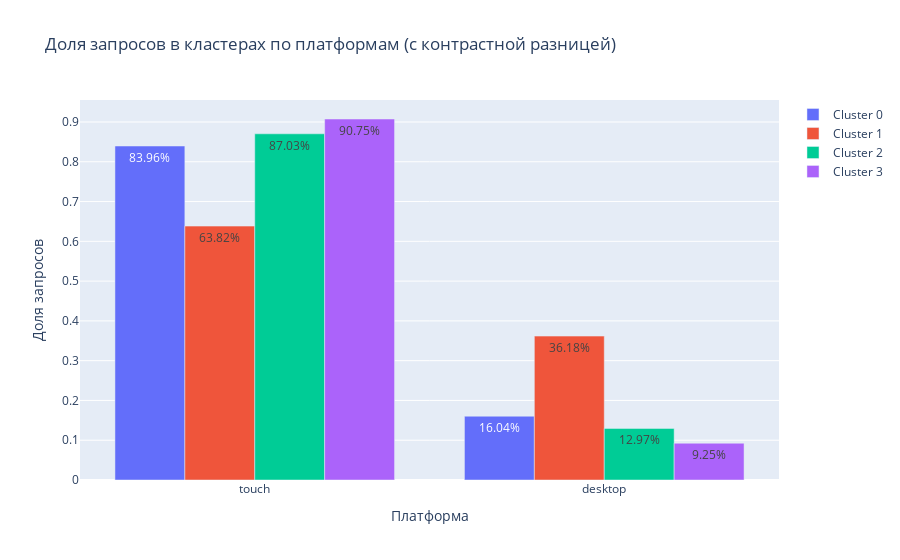

Source (notebook cell):
### Markdown cell above
## 6. 🤖 Кластеризация тематик запросов

### Code cell
# 1. Векторизация запросов
vectorizer = TfidfVectorizer(max_features=1000)
X = vectorizer.fit_transform(df['query_lower'])

# 2. Кластеризация
kmeans = KMeans(n_clusters=5, random_state=42, n_init='auto')
df['cluster'] = kmeans.fit_predict(X)

# 3. Подсчёт распределения кластеров по платформам
cluster_platform_counts = df.groupby(['cluster', 'platform']).size().unstack(fill_value=0)
cluster_platform_props = cluster_platform_counts.div(cluster_platform_counts.sum(axis=1), axis=0)

# 4. Вычисляем абсолютную разницу в долях
cluster_platform_props['diff'] = (cluster_platform_props['touch'] - cluster_platform_props['desktop']).abs()

# 5. Фильтруем кластеры с разницей больше порога (например, 0.1)
threshold = 0.1
significant_diff = cluster_platform_props[cluster_platform_props['diff'] > threshold]

# 6. Визуализация в Plotly
fig = go.Figure()

for cluster_id in significant_diff.index:
    fig.add_trace(go.Bar(
        name=f'Cluster {cluster_id}',
        x=['touch', 'desktop'],
        y=significant_diff.loc[cluster_id, ['touch', 'desktop']],
        text=significant_diff.loc[cluster_id, ['touch', 'desktop']].apply(lambda x: f'{x:.2%}'),
        textposition='auto'
    ))

fig.update_layout(
    barmode='group',
    title='Доля запросов в кластерах по платформам (с контрастной разницей)',
    yaxis=dict(title='Доля запросов'),
    xaxis=dict(title='Платформа')
)

fig.show()

# 7. Вывести ключевые слова топ-10 для таких кластеров
terms = vectorizer.get_feature_names_out()
order_centroids = kmeans.cluster_centers_.argsort()[:, ::-1]

print("Ключевые слова в кластерах с заметной разницей по платформам:")
for i in significant_diff.index:
    print(f"\nКластер {i}:")
    top_words = [terms[ind] for ind in order_centroids[i, :10]]
    print(", ".join(top_words))

### Figure 1 — Plotly figure (JSON) as saved in the notebook; plotly's stock layout.template omitted (floating-point values rounded to 4 significant figures)
{"data": [{"name": "Cluster 0", "text": ["83.96%", "16.04%"], "textposition": "auto", "type": "bar", "x": ["touch", "desktop"], "y": [0.8396, 0.1604]}, {"name": "Cluster 1", "text": ["63.82%", "36.18%"], "textposition": "auto", "type": "bar", "x": ["touch", "desktop"], "y": [0.6382, 0.3618]}, {"name": "Cluster 2", "text": ["87.03%", "12.97%"], "textposition": "auto", "type": "bar", "x": ["touch", "desktop"], "y": [0.8703, 0.1297]}, {"name": "Cluster 3", "text": ["90.75%", "9.25%"], "textposition": "auto", "type": "bar", "x": ["touch", "desktop"], "y": [0.9075, 0.09246]}], "layout": {"barmode": "group", "title": {"text": "Доля запросов в кластерах по платформам (с контрастной разницей)"}, "xaxis": {"title": {"text": "Платформа"}}, "yaxis": {"title": {"text": "Доля запросов"}}}}
